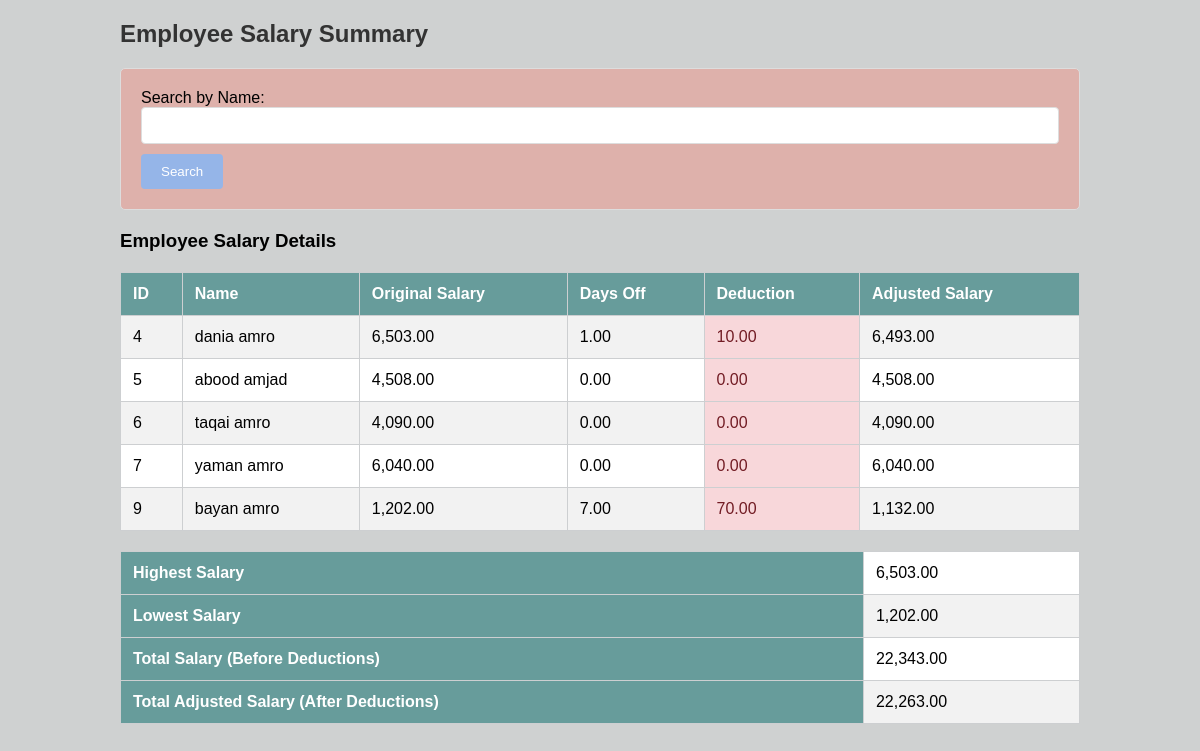
The app's page /admin.php with its own data.
### tables this page shows
CREATE TABLE `employees` (
  `ID` int(11) NOT NULL,
  `NAME` varchar(100) NOT NULL,
  `SALARY` decimal(10,2) NOT NULL,
  `OFF_DAYS` int(11) NOT NULL
);

### admin.php (the view, shortened to what this page needs)
<?php
include 'db.php';
$search = "";
$sql = "SELECT ID, NAME, SALARY, OFF_DAYS FROM employees WHERE NAME LIKE '%$search%'";
$result = $conn->query($sql);
$employees = [];
$max_salary = PHP_INT_MIN;
$min_salary = PHP_INT_MAX;
$total_salary = 0;
$total_adjusted_salary = 0;
$deduction_per_day = 10;
if ($result->num_rows > 0) {
    while ($row = $result->fetch_assoc()) {
        $employees[] = $row;
        $salary = $row['SALARY'];
        $deduction = $row['OFF_DAYS'] * $deduction_per_day;
        $adjusted_salary = $salary - $deduction;
        $total_salary += $salary;
        $total_adjusted_salary += $adjusted_salary;
        if ($salary > $max_salary) {
            $max_salary = $salary;
        }
        if ($salary < $min_salary) {
            $min_salary = $salary;
        }
    }
}
?>
<!DOCTYPE html>
<html>
<head>
</head>
<body>
    <div class="container">
        <h2>Employee Salary Summary</h2>
        <form method="get" action="">
            <label for="search">Search by Name:</label>
            <input type="text" id="search" name="search" value="<?php echo htmlspecialchars($search); ?>">
            <input type="submit" value="Search">
        </form>
        <h3>Employee Salary Details</h3>
        <?php if (count($employees) > 0) : ?>
            <table>
                <tr>
                    <th>ID</th>
                    <th>Name</th>
                    <th>Original Salary</th>
                    <th>Days Off</th>
                    <th>Deduction</th>
                    <th>Adjusted Salary</th>
                </tr>
                <?php foreach ($employees as $employee) : ?>
                    <?php
                    $deduction = $employee['OFF_DAYS'] * $deduction_per_day;
                    $adjusted_salary = $employee['SALARY'] - $deduction;
                    ?>
                    <tr>
                        <td><?php echo htmlspecialchars($employee['ID']); ?></td>
                        <td><?php echo htmlspecialchars($employee['NAME']); ?></td>
                        <td><?php echo number_format($employee['SALARY'], 2); ?></td>
                        <td><?php echo number_format($employee['OFF_DAYS'], 2); ?></td>
                        <td class="deduction-cell"><?php echo number_format($deduction, 2); ?></td>
                        <td><?php echo number_format($adjusted_salary, 2); ?></td>
                    </tr>
                <?php endforeach; ?>
            </table>
            <div class="summary">
                <table>
                    <tr>
                        <th>Highest Salary</th>
                        <td><?php echo number_format($max_salary, 2); ?></td>
                    </tr>
                    <tr>
                        <th>Lowest Salary</th>
                        <td><?php echo number_format($min_salary, 2); ?></td>
                    </tr>
                    <tr>
                        <th>Total Salary (Before Deductions)</th>
                        <td><?php echo number_format($total_salary, 2); ?></td>
                    </tr>
                    <tr>
                        <th>Total Adjusted Salary (After Deductions)</th>
                        <td><?php echo number_format($total_adjusted_salary, 2); ?></td>
                    </tr>
                </table>
            </div>
        <?php else : ?>
            <p>No salary data found.</p>
        <?php endif; ?>
    </div>
</body>
</html>

### admin.php (style rules this page uses)
body { font-family: Arial, sans-serif; margin: 0; padding: 0; background-color: #cfd1d1; }
.container { width: 80%; margin: auto; overflow: hidden; }
h2 { color: #333; }
form { margin: 20px 0; padding: 20px; border: 1px solid #ddd; border-radius: 5px; background-color: #deb1ab; }
form input[type="text"] { margin-bottom: 10px; padding: 10px; border: 1px solid #ddd; border-radius: 4px; width: 100%; box-sizing: border-box; }
form input[type="submit"] { background-color: #95b5e8; color: white; border: none; padding: 10px 20px; border-radius: 4px; cursor: pointer; }
table { width: 100%; border-collapse: collapse; margin: 20px 0; background-color: #fff; }
table, th, td { border: 1px solid #cdcfd1; }
th, td { padding: 12px; text-align: left; }
th { background-color: #679c9b; color: white; }
tr:nth-child(even) { background-color: #f2f2f2; }
.summary { margin: 20px 0; }
.deduction-cell { background-color: #f8d7da; color: #721c24; }

### records on screen
employees: ID "4", NAME "dania amro", SALARY "6,503.00", OFF_DAYS "1.00", OFF_DAYS "10.00", adjusted_salary "6,493.00"
employees: ID "5", NAME "abood amjad", SALARY "4,508.00", OFF_DAYS "0.00", adjusted_salary "4,508.00"
employees: ID "6", NAME "taqai amro", SALARY "4,090.00", OFF_DAYS "0.00", adjusted_salary "4,090.00"
employees: ID "7", NAME "yaman amro", SALARY "6,040.00", OFF_DAYS "0.00", adjusted_salary "6,040.00"
employees: ID "9", NAME "bayan amro", SALARY "1,202.00", OFF_DAYS "7.00", OFF_DAYS "70.00", adjusted_salary "1,132.00"

### other values on screen
$total_salary "22,343.00"
$total_adjusted_salary "22,263.00"
